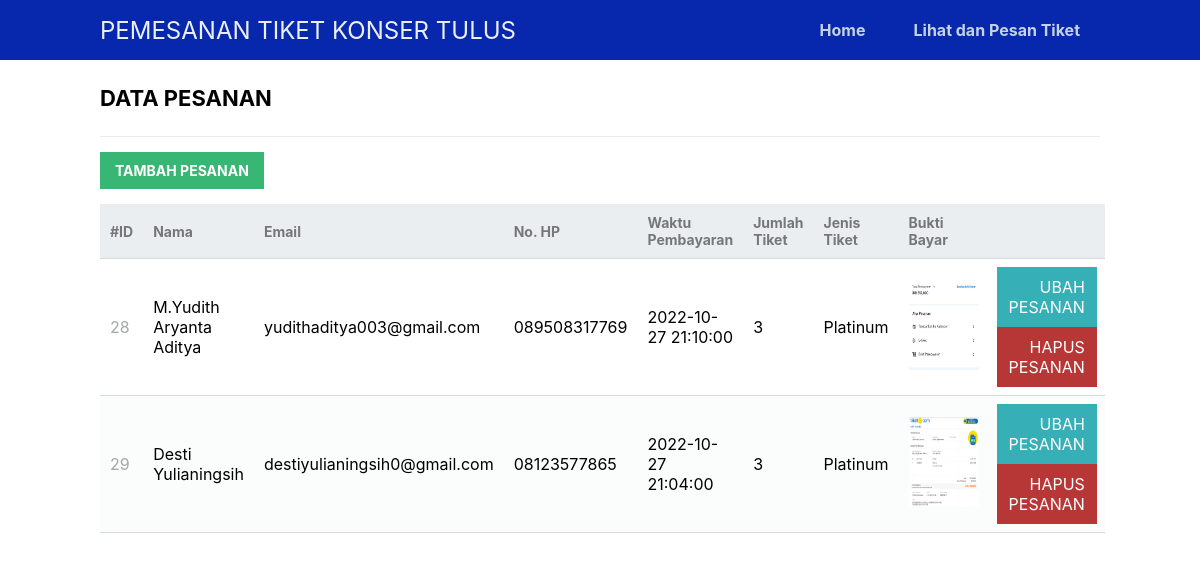
Page /POSTEST6/read.php on the committed database.
### tables this page shows
CREATE TABLE `konser` (
  `id` int(11) NOT NULL,
  `nama` varchar(50) NOT NULL,
  `email` varchar(50) NOT NULL,
  `nohp` varchar(12) NOT NULL,
  `tanggaldanwaktu` datetime NOT NULL,
  `jumlahtiket` varchar(20) NOT NULL,
  `jenistiket` varchar(20) NOT NULL,
  `buktibayar` varchar(255) NOT NULL
);

### POSTEST6/read.php (the view, shortened to what this page needs)
<?php
include 'functions.php';
$pdo = pdo_connect_mysql();
$page = isset($_GET['page']) && is_numeric($_GET['page']) ? (int)$_GET['page'] : 1;
$records_per_page = 10;
$stmt = $pdo->prepare('SELECT * FROM konser ORDER BY id LIMIT :current_page, :record_per_page');
$stmt->bindValue(':current_page', ($page-1)*$records_per_page, PDO::PARAM_INT);
$stmt->bindValue(':record_per_page', $records_per_page, PDO::PARAM_INT);
$stmt->execute();
$contacts = $stmt->fetchAll(PDO::FETCH_ASSOC);
?>
<?=template_header('Read')?>
<div class="content read">
	<h2>DATA PESANAN</h2>
	<a href="create.php" class="create-contact">TAMBAH PESANAN</a>
	<table>
        <thead>
            <tr>
                <td>#ID</td>
                <td>Nama</td>
                <td>Email</td>
                <td>No. HP</td>
                <td>Waktu Pembayaran</td>
                <td>Jumlah Tiket</td>
                <td>Jenis Tiket</td>
                <td>Bukti Bayar</td>
                <td></td>
            </tr>
        </thead>
        <tbody>
            <?php foreach ($contacts as $contact): ?>
            <tr>
                <td><?=$contact['id']?></td>
                <td><?=$contact['nama']?></td>
                <td><?=$contact['email']?></td>
                <td><?=$contact['nohp']?></td>
                <td><?=$contact['tanggaldanwaktu']?></td>
                <td><?=$contact['jumlahtiket']?></td>
                <td><?=$contact['jenistiket']?></td>
                <td><?php echo "<img src='img/$contact[buktibayar]' width='70' height='90' />";?></td>
                <td class="actions">
                    <a href="update.php?id=<?=$contact['id']?>" class="edit">UBAH PESANAN</a>
                    <a href="delete.php?id=<?=$contact['id']?>" class="trash">HAPUS PESANAN</a>
                </td>
            </tr>
            <?php endforeach; ?>
        </tbody>
    </table>
</div>
<?=template_footer()?>

### POSTEST6/style.css (style rules this page uses)
* { box-sizing: border-box; font-family: -apple-system, BlinkMacSystemFont, "segoe ui", roboto, oxygen, ubuntu, cantarell, "fira sans", "droid sans", "helvetica neue", Arial, sans-serif; font-size: 16px; -webkit-font-smoothing: antialiased; -moz-osx-font-smoothing: grayscale; }
body { background-color: #ffffff; margin: 0; }
.content { width: 1000px; margin: 0 auto; background-color: #ffffff; }
.content h2 { margin: 0; padding: 25px 0; font-size: 22px; border-bottom: 1px solid #ebebeb; color: #000000; }
.read .create-contact { display: inline-block; text-decoration: none; background-color: #38b673; font-weight: bold; font-size: 14px; color: #FFFFFF; padding: 10px 15px; margin: 15px 0; }
.read table { width: 100%; padding-top: 30px; border-collapse: collapse; }
.read table thead { background-color: #ebeef1; border-bottom: 1px solid #d3dae0; }
.read table thead td { padding: 10px; font-weight: bold; color: #767779; font-size: 14px; }
.read table tbody tr { border-bottom: 1px solid #d3dae0; }
.read table tbody tr:nth-child(even) { background-color: #fbfcfc; }
.read table tbody tr td { padding: 10px; }
.read table tbody tr td:nth-child(1) { color: #a5a7a9; }
.read table tbody tr td.actions { padding: 8px; text-align: right; }
.read table tbody tr td.actions .edit, .read table tbody tr td.actions .trash { display: inline-flex; text-align: right; text-decoration: none; color: #FFFFFF; padding: 10px 12px; }
.read table tbody tr td.actions .trash { background-color: #b73737; }
.read table tbody tr td.actions .edit { background-color: #37afb7; }

### rows in the picture
konser: id "28", nama "M.Yudith Aryanta Aditya", email "yudithaditya003@gmail.com", nohp "089508317769", tanggaldanwaktu "2022-10-27 21:10:00", jumlahtiket "3", jenistiket "Platinum", buktibayar (picture)
konser: id "29", nama "Desti Yulianingsih", email "destiyulianingsih0@gmail.com", nohp "08123577865", tanggaldanwaktu "2022-10-27 21:04:00", jumlahtiket "3", jenistiket "Platinum", buktibayar (picture)
